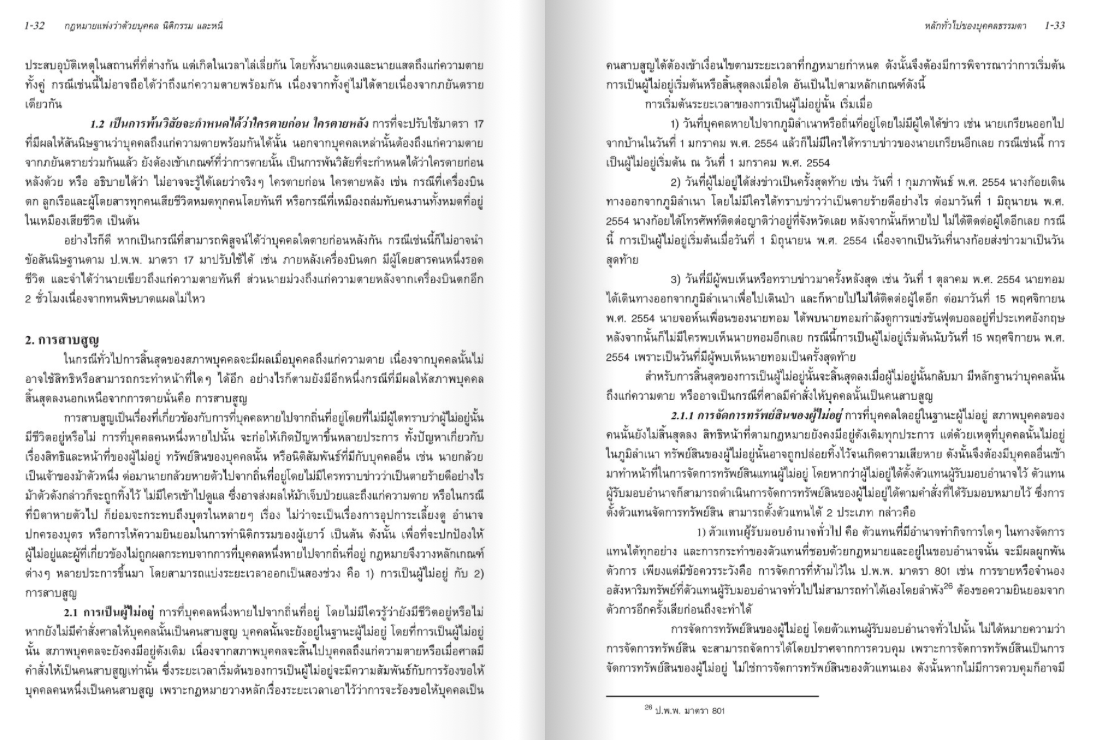
#> input picture Book/Screenshot 2568-12-13 at 16.08.37.png, 1108 x 740 px; its folder holds only this picture in this run
$ python read_book_to_text.py
#> lines starting #> are read from the running program, lines starting #| are printed output that depends on the picture; after the words box and inside, x2 and y2 are one past the last pixel; in counts of white or black regions, pixels touching at a corner belong together
#!/usr/bin/env python3
"""
สคริปต์สำหรับอ่านภาพและไฟล์ text จากโฟลเดอร์ Book
รักษาความแม่นยำ 100% รวมถึงตัวเลข เครื่องหมาย และการจัดย่อหน้า
บันทึกผลลัพธ์ลง raw-output.txt
"""

import os
import glob
import re
from pathlib import Path
try:
    from PIL import Image
    import pytesseract
    import cv2
    import numpy as np
except ImportError:
    print("กำลังติดตั้ง libraries ที่จำเป็น...")
    import subprocess
    subprocess.check_call(["pip3", "install", "pillow", "pytesseract", "opencv-python", "numpy"])
    from PIL import Image
    import pytesseract
    import cv2
    import numpy as np


def preprocess_for_high_accuracy(image_path):
    """
    ประมวลผลภาพเพื่อความแม่นยำสูงสุด
    เน้นการรักษาตัวเลข เครื่องหมาย และรูปแบบต้นฉบับ
    """
    # อ่านภาพ
    img = cv2.imread(image_path)
#> img is the input picture: shape (740, 1108, 3); mean B, G, R 235.1, 235.1, 235.1

    # ขยายภาพ 2 เท่าเพื่อเพิ่มความละเอียด
    height, width = img.shape[:2]
#> height = 740; width = 1108
    img_scaled = cv2.resize(img, (width * 2, height * 2), interpolation=cv2.INTER_CUBIC)

    # แปลงเป็น grayscale
    gray = cv2.cvtColor(img_scaled, cv2.COLOR_BGR2GRAY)

    # ลด noise เล็กน้อย
    denoised = cv2.fastNlMeansDenoising(gray, None, h=10, templateWindowSize=7, searchWindowSize=21)

    # ปรับ contrast อย่างนุ่มนวล
    clahe = cv2.createCLAHE(clipLimit=1.5, tileGridSize=(8, 8))
    enhanced = clahe.apply(denoised)
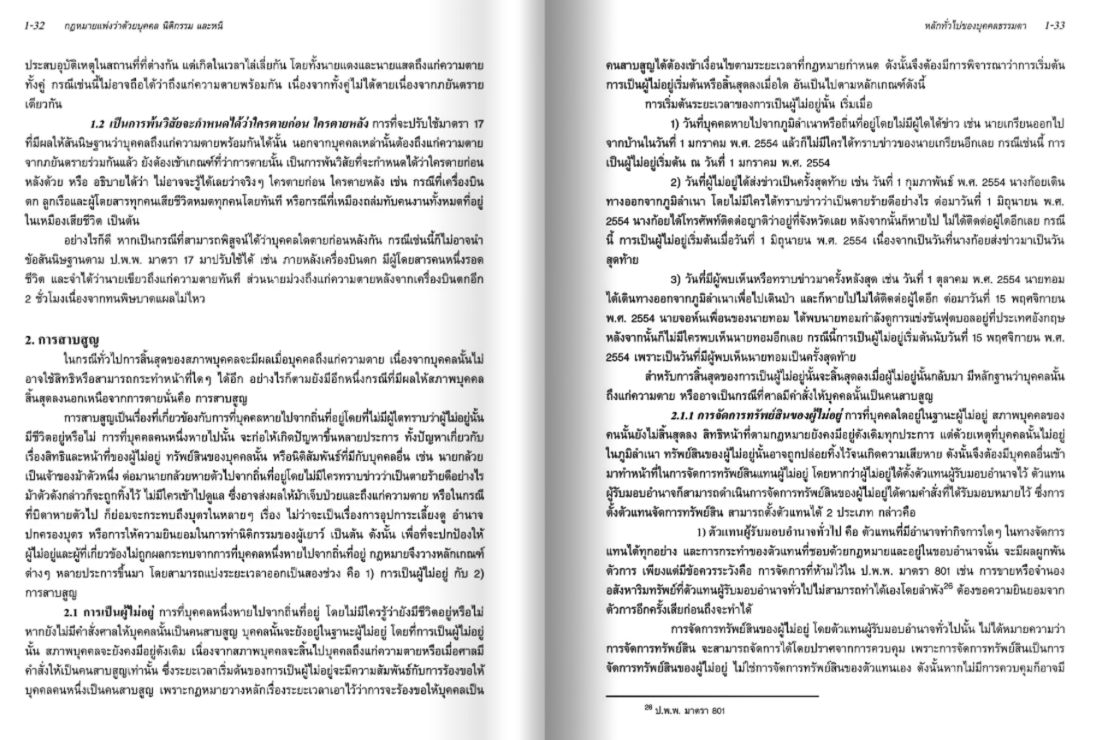
#> enhanced: shape (1480, 2216) (shown at 1/2 size); min 8, max 255, mean 226.1

    # ใช้ Otsu's thresholding
    _, binary = cv2.threshold(enhanced, 0, 255, cv2.THRESH_BINARY + cv2.THRESH_OTSU)
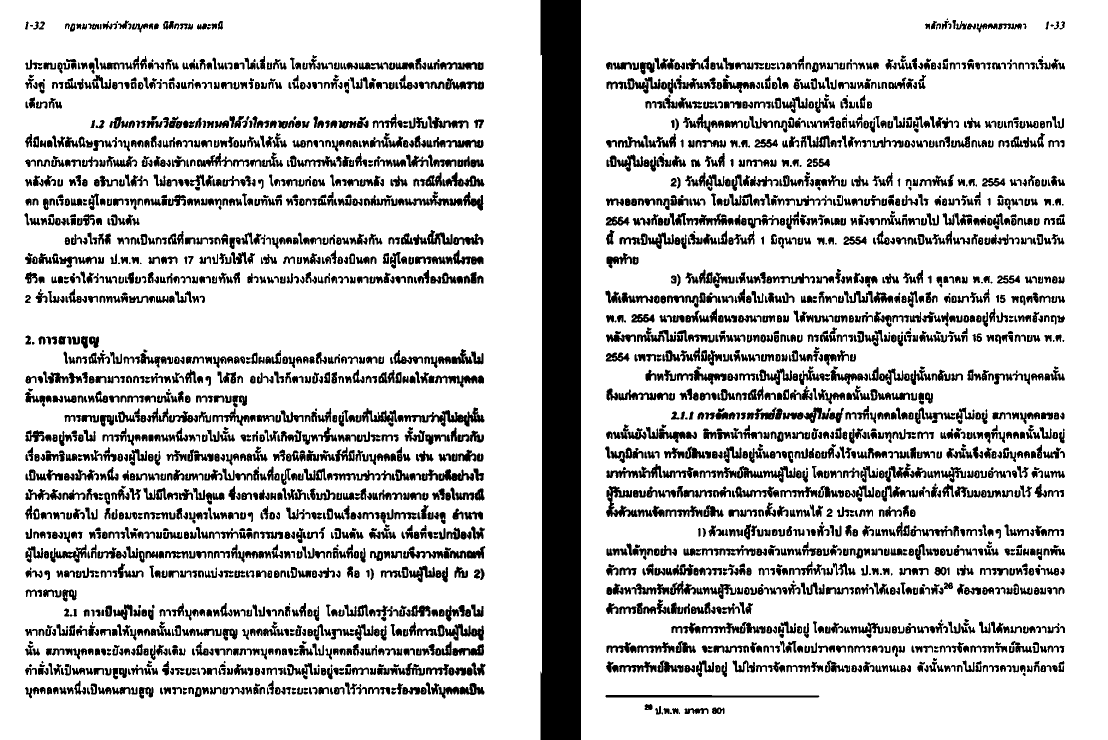
#> binary: shape (1480, 2216) (shown at 1/2 size); 80.8% white; 3120 black regions (85 under 20 px), largest, box (x1, y1, x2, y2) and area: (1081, 0, 1162, 1480) 116176, (808, 815, 969, 853) 2138, (1211, 1390, 1639, 1395) 1919

    return binary


def extract_text_with_layout(image_path):
    """
    อ่านข้อความจากภาพพร้อมรักษาโครงสร้างและย่อหน้า
    รองรับภาษาไทยและอังกฤษ รักษาตัวเลขและเครื่องหมายวรรคตอน
    """
    try:
        # ประมวลผลภาพ
        processed = preprocess_for_high_accuracy(image_path)

        # อ่านภาพต้นฉบับ
        img_original = Image.open(image_path)

        # Config สำหรับ OCR ที่แม่นยำสูง
        # PSM 6 = Uniform block of text (เหมาะกับเอกสารทั่วไป)
        # PSM 3 = Fully automatic page segmentation (รักษาโครงสร้าง)

        configs = [
            # Config 1: ภาษาไทย+อังกฤษ รักษาโครงสร้าง
            ('tha+eng', '--oem 3 --psm 6'),
            # Config 2: ภาษาไทย+อังกฤษ จากภาพที่ประมวลผล
            ('tha+eng', '--oem 3 --psm 3'),
            # Config 3: ภาษาอังกฤษ (สำหรับเอกสารที่เป็นภาษาอังกฤษล้วน)
            ('eng', '--oem 3 --psm 6'),
        ]

        results = []

        # ลอง config 1: ภาพต้นฉบับ
        text1 = pytesseract.image_to_string(img_original, lang='tha+eng', config='--oem 3 --psm 6')
        results.append(text1)

        # ลอง config 2: ภาพที่ประมวลผลแล้ว
        text2 = pytesseract.image_to_string(processed, lang='tha+eng', config='--oem 3 --psm 6')
        results.append(text2)

        # ลอง config 3: ภาพต้นฉบับ + PSM 3 (รักษาโครงสร้างหน้า)
        text3 = pytesseract.image_to_string(img_original, lang='tha+eng', config='--oem 3 --psm 3')
        results.append(text3)

        # ลอง config 4: อังกฤษอย่างเดียว (กรณีภาษาอังกฤษล้วน)
        text4 = pytesseract.image_to_string(img_original, lang='eng', config='--oem 3 --psm 6')
        results.append(text4)

        # เลือกผลลัพธ์ที่ดีที่สุด (มีเนื้อหามากที่สุดและมีโครงสร้างที่ดี)
        best_text = max(results, key=lambda x: len(x.strip()))

        # ทำความสะอาดข้อความเล็กน้อย แต่รักษาย่อหน้าและเครื่องหมาย
        text = best_text.strip()

        # รักษาบรรทัดว่างที่มีมากกว่า 2 บรรทัดให้เหลือ 2 บรรทัด
        text = re.sub(r'\n{3,}', '\n\n', text)

        return text

    except Exception as e:
        print(f"❌ เกิดข้อผิดพลาดในการอ่านภาพ {image_path}: {e}")
        return ""


def read_text_file(file_path):
    """
    อ่านไฟล์ text ธรรมดา
    """
    try:
        with open(file_path, 'r', encoding='utf-8') as f:
            return f.read().strip()
    except UnicodeDecodeError:
        # ลองเข้ารหัสอื่น
        try:
            with open(file_path, 'r', encoding='latin-1') as f:
                return f.read().strip()
        except Exception as e:
            print(f"❌ ไม่สามารถอ่านไฟล์ {file_path}: {e}")
            return ""
    except Exception as e:
        print(f"❌ เกิดข้อผิดพลาดในการอ่านไฟล์ {file_path}: {e}")
        return ""


def format_page_separator(page_num, filename):
    """
    สร้างตัวแบ่งหน้าที่สวยงาม
    """
    separator = "=" * 100
    header = f"หน้าที่ {page_num}: {filename}"
    return f"\n\n{separator}\n{header}\n{separator}\n\n"


def main():
    # กำหนดโฟลเดอร์
    script_dir = Path(__file__).parent
    book_folder = script_dir / "Book"
    output_file = script_dir / "raw-output.txt"

    if not book_folder.exists():
        print(f"❌ ไม่พบโฟลเดอร์ Book ที่: {book_folder}")
        return

    # ค้นหาไฟล์ทั้งหมดในโฟลเดอร์ Book
    image_extensions = ['*.png', '*.jpg', '*.jpeg', '*.PNG', '*.JPG', '*.JPEG', '*.bmp', '*.tiff']
    text_extensions = ['*.txt', '*.TXT']

    all_files = []

    # รวมไฟล์ภาพ
    for ext in image_extensions:
        all_files.extend(list(book_folder.glob(ext)))

    # รวมไฟล์ text
    for ext in text_extensions:
        all_files.extend(list(book_folder.glob(ext)))

    # เรียงลำดับตามชื่อไฟล์
    all_files.sort(key=lambda x: x.name)

    if not all_files:
        print(f"❌ ไม่พบไฟล์ใดๆ ในโฟลเดอร์ Book")
        return

    print(f"📚 พบไฟล์ทั้งหมด {len(all_files)} ไฟล์ในโฟลเดอร์ Book")
    print("=" * 100)

    # เก็บเนื้อหาทั้งหมด
    all_content = []

    # ประมวลผลแต่ละไฟล์
    for idx, file_path in enumerate(all_files, 1):
        filename = file_path.name
        file_extension = file_path.suffix.lower()

        print(f"\n📄 [{idx}/{len(all_files)}] กำลังประมวลผล: {filename}")

        content = ""

        # ตรวจสอบประเภทไฟล์
        if file_extension in ['.png', '.jpg', '.jpeg', '.bmp', '.tiff']:
            # อ่านจากภาพ
            print(f"   🖼️  อ่านจากภาพ...")
            content = extract_text_with_layout(str(file_path))
        elif file_extension in ['.txt']:
            # อ่านจากไฟล์ text
            print(f"   📝 อ่านจากไฟล์ text...")
            content = read_text_file(str(file_path))

        if content:
            char_count = len(content)
            line_count = content.count('\n') + 1
            print(f"   ✅ อ่านสำเร็จ: {char_count} ตัวอักษร, {line_count} บรรทัด")

            # เพิ่มตัวแบ่งหน้า
            page_separator = format_page_separator(idx, filename)
            all_content.append(page_separator)
            all_content.append(content)
        else:
            print(f"   ⚠️  ไม่พบเนื้อหาในไฟล์นี้")

    # บันทึกลงไฟล์ raw-output.txt
    if all_content:
        final_text = ''.join(all_content)

        # เพิ่มหัวเรื่องและวันที่
        header = f"""{'=' * 100}
📚 สรุปเนื้อหาจากโฟลเดอร์ Book
{'=' * 100}
จำนวนไฟล์ทั้งหมด: {len(all_files)} ไฟล์
วันที่ประมวลผล: {Path(output_file).stat().st_mtime if output_file.exists() else 'N/A'}
{'=' * 100}
"""

        final_output = header + final_text

        with open(output_file, 'w', encoding='utf-8') as f:
            f.write(final_output)

        total_chars = len(final_text)
        total_lines = final_text.count('\n') + 1

        print("\n" + "=" * 100)
        print(f"✅ บันทึกเนื้อหาทั้งหมดลงไฟล์: {output_file}")
        print(f"📊 สถิติ:")
        print(f"   - จำนวนไฟล์: {len(all_files)} ไฟล์")
        print(f"   - จำนวนตัวอักษร: {total_chars:,} ตัวอักษร")
        print(f"   - จำนวนบรรทัด: {total_lines:,} บรรทัด")
        print("=" * 100)
        print("\n✨ เสร็จสมบูรณ์! สามารถเปิดไฟล์ raw-output.txt เพื่อดูผลลัพธ์ได้เลยครับ")
    else:
        print("\n❌ ไม่มีเนื้อหาที่อ่านได้จากไฟล์ใดๆ")


if __name__ == "__main__":
    main()
#> (the call stopped at in extract_text_with_layout, `text1 = pytesseract.image_to_string(img_original, lang='tha+eng', conf..`: pytesseract is not available in this run)
